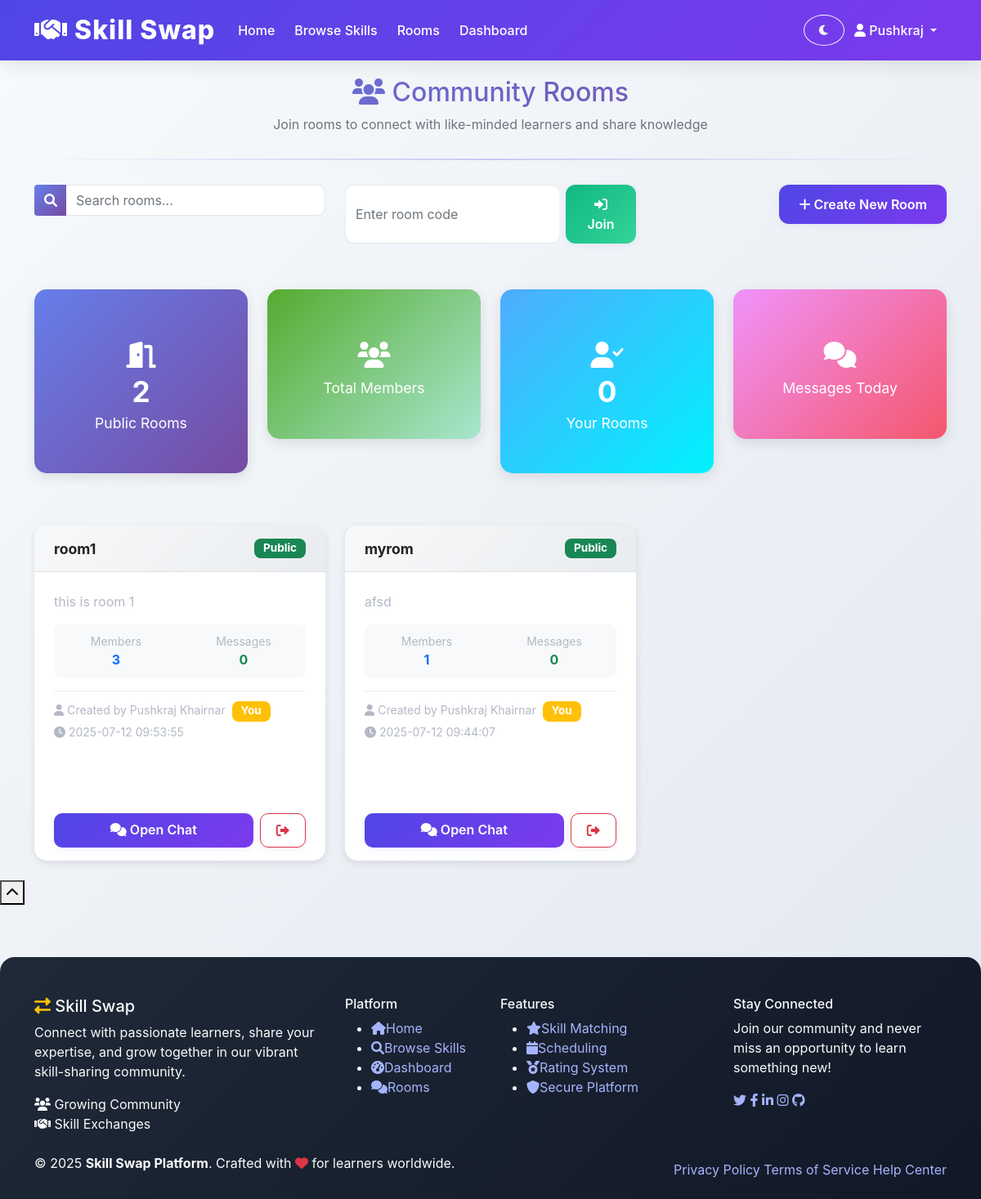
Page /rooms (signed in) on the committed database.
### tables this page shows
CREATE TABLE users (
            id INTEGER PRIMARY KEY AUTOINCREMENT,
            username TEXT UNIQUE NOT NULL,
            email TEXT UNIQUE NOT NULL,
            password_hash TEXT NOT NULL,
            name TEXT NOT NULL,
            location TEXT,
            profile_photo TEXT,
            is_public INTEGER DEFAULT 1,
            availability TEXT,
            is_admin INTEGER DEFAULT 0,
            is_banned INTEGER DEFAULT 0,
            created_at TIMESTAMP DEFAULT CURRENT_TIMESTAMP
        );

CREATE TABLE rooms (
            id INTEGER PRIMARY KEY AUTOINCREMENT,
            name TEXT NOT NULL,
            description TEXT,
            creator_id INTEGER,
            is_public INTEGER DEFAULT 1,
            room_code TEXT UNIQUE NOT NULL,
            created_at TIMESTAMP DEFAULT CURRENT_TIMESTAMP,
            FOREIGN KEY (creator_id) REFERENCES users (id)
        );

### app.py (the view)
@app.route('/rooms')
def rooms():
    if 'user_id' not in session:
        return redirect(url_for('login'))
    conn = get_db_connection()
    public_rooms = conn.execute('''
        SELECT r.*, u.name as creator_name,
               (SELECT COUNT(*) FROM room_members WHERE room_id = r.id) as member_count,
               (SELECT COUNT(*) FROM room_members WHERE room_id = r.id AND user_id = ?) as is_member
        FROM rooms r
        JOIN users u ON r.creator_id = u.id
        WHERE r.is_public = 1
        ORDER BY r.created_at DESC
    ''', (session['user_id'],)).fetchall()
    conn.close()
    return render_template('rooms.html', public_rooms=public_rooms)

### templates/rooms.html (shortened to what this page needs)
{% extends "base.html" %}
{% block content %}
<div class="row">
    <div class="col-md-12">
        <div class="page-header">
            <h2 class="gradient-text"><i class="fas fa-users"></i> Community Rooms</h2>
            <p class="text-muted">Join rooms to connect with like-minded learners and share knowledge</p>
        </div>
        <hr class="stylish-hr">
    </div>
</div>
<div class="row mb-4">
    <div class="col-md-4">
        <div class="search-box">
            <div class="input-group">
                <span class="input-group-text"><i class="fas fa-search"></i></span>
                <input type="text" class="form-control" placeholder="Search rooms..." id="roomSearch">
            </div>
        </div>
    </div>
    <div class="col-md-4">
        <div class="join-by-code">
            <form action="{{ url_for('join_room_by_code') }}" method="POST" class="d-flex">
                <input type="text" class="form-control" name="room_code" placeholder="Enter room code" required>
                <button type="submit" class="btn btn-success ms-2">
                    <i class="fas fa-sign-in-alt"></i> Join
                </button>
            </form>
        </div>
    </div>
    <div class="col-md-4 text-end">
        <button class="btn btn-primary" data-bs-toggle="modal" data-bs-target="#createRoomModal">
            <i class="fas fa-plus"></i> Create New Room
        </button>
    </div>
</div>
<div class="row mb-4">
    <div class="col-lg-3 col-md-6 mb-3">
        <div class="stat-card card bg-gradient-primary text-white">
            <div class="card-body text-center">
                <i class="fas fa-door-open fa-2x mb-2"></i>
                <h3>{{ public_rooms|length }}</h3>
                <p class="mb-0">Public Rooms</p>
            </div>
        </div>
    </div>
    <div class="col-lg-3 col-md-6 mb-3">
        <div class="stat-card card bg-gradient-success text-white">
            <div class="card-body text-center">
                <i class="fas fa-users fa-2x mb-2"></i>
                <p class="mb-0">Total Members</p>
            </div>
        </div>
    </div>
    <div class="col-lg-3 col-md-6 mb-3">
        <div class="stat-card card bg-gradient-info text-white">
            <div class="card-body text-center">
                <i class="fas fa-user-check fa-2x mb-2"></i>
                <h3>{{ user_rooms|length }}</h3>
                <p class="mb-0">Your Rooms</p>
            </div>
        </div>
    </div>
    <div class="col-lg-3 col-md-6 mb-3">
        <div class="stat-card card bg-gradient-warning text-white">
            <div class="card-body text-center">
                <i class="fas fa-comments fa-2x mb-2"></i>
                <p class="mb-0">Messages Today</p>
            </div>
        </div>
    </div>
</div>
<div class="row">
    {% if public_rooms %}
        {% for room in public_rooms %}
            <div class="col-lg-4 col-md-6 mb-4">
                <div class="room-card card h-100">
                    <div class="card-header d-flex justify-content-between align-items-center">
                        <h6 class="mb-0 text-truncate">{{ room.name }}</h6>
                        <span class="badge bg-{{ 'success' if room.is_public else 'secondary' }}">
                            {{ 'Public' if room.is_public else 'Private' }}
                        </span>
                    </div>
                    <div class="card-body">
                        <p class="card-text text-muted mb-3">
                            {{ room.description[:100] + '...' if room.description and room.description|length > 100 else room.description or 'No description available' }}
                        </p>
                        <div class="room-stats mb-3">
                            <div class="row text-center">
                                <div class="col-6">
                                    <small class="text-muted d-block">Members</small>
                                    <strong class="text-primary">{{ room.member_count }}</strong>
                                </div>
                                <div class="col-6">
                                    <small class="text-muted d-block">Messages</small>
                                    <strong class="text-success">{{ room.message_count or 0 }}</strong>
                                </div>
                            </div>
                        </div>
                        <div class="room-meta mb-3">
                            <small class="text-muted">
                                <i class="fas fa-user"></i> Created by {{ room.creator_name }}
                                {% if room.creator_id == session.user_id %}
                                    <span class="badge bg-warning ms-1">You</span>
                                {% endif %}
                            </small><br>
                            <small class="text-muted">
                                <i class="fas fa-clock"></i> {{ room.created_at }}
                            </small>
                        </div>
                    </div>
                    <div class="card-footer bg-transparent">
                        {% if room.is_member %}
                            <div class="d-flex gap-2">
                                <a href="{{ url_for('room_detail', room_id=room.id) }}" class="btn btn-primary btn-sm flex-fill">
                                    <i class="fas fa-comments"></i> Open Chat
                                </a>
                                <a href="{{ url_for('leave_room', room_id=room.id) }}" class="btn btn-outline-danger btn-sm"
                                   onclick="return confirm('Are you sure you want to leave this room?')">
                                    <i class="fas fa-sign-out-alt"></i>
                                </a>
                            </div>
                        {% else %}
                            <a href="{{ url_for('join_room', room_id=room.id) }}" class="btn btn-success btn-sm w-100">
                                <i class="fas fa-plus"></i> Join Room
                            </a>
                        {% endif %}
                    </div>
                </div>
            </div>
        {% endfor %}
    {% endif %}
</div>
{% endblock %}

### templates/base.html (shortened to what this page needs)
<!DOCTYPE html>
<html lang="en">
<head>
    <link href="https://cdn.jsdelivr.net/npm/bootstrap@5.1.3/dist/css/bootstrap.min.css" rel="stylesheet">
    <link href="https://cdnjs.cloudflare.com/ajax/libs/font-awesome/6.0.0/css/all.min.css" rel="stylesheet">
    <link href="{{ url_for('static', filename='css/style.css') }}" rel="stylesheet">
</head>
<body>
    <nav class="navbar navbar-expand-lg navbar-dark bg-primary fixed-top">
        <div class="container">
            <a class="navbar-brand" href="{{ url_for('index') }}">
                <i class="fas fa-handshake"></i> Skill Swap
            </a>
            <div class="collapse navbar-collapse" id="navbarNav">
                <ul class="navbar-nav me-auto">
                    <li class="nav-item">
                        <a class="nav-link" href="{{ url_for('index') }}">Home</a>
                    </li>
                    <li class="nav-item">
                        <a class="nav-link" href="{{ url_for('browse_skills') }}">Browse Skills</a>
                    </li>
                    {% if session.user_id %}
                        <li class="nav-item">
                            <a class="nav-link" href="{{ url_for('rooms') }}">Rooms</a>
                        </li>
                        <li class="nav-item">
                            <a class="nav-link" href="{{ url_for('dashboard') }}">Dashboard</a>
                        </li>
                    {% endif %}
                </ul>
                <ul class="navbar-nav">
                    <li class="nav-item d-flex align-items-center ms-3">
                        <button id="themeToggle" class="btn btn-outline-light btn-sm" title="Toggle dark mode" style="border-radius: 50%; width: 38px; height: 38px; display: flex; align-items: center; justify-content: center;">
                            <i id="themeIcon" class="fas fa-moon"></i>
                        </button>
                    </li>
                    {% if session.user_id %}
                        <li class="nav-item dropdown">
                            <a class="nav-link dropdown-toggle" href="#" id="navbarDropdown" role="button"
                               data-bs-toggle="dropdown" aria-expanded="false">
                                <i class="fas fa-user"></i> {{ session.username }}
                            </a>
                        </li>
                    {% endif %}
                </ul>
            </div>
        </div>
    </nav>
    <main class="container mt-4">
        {% block content %}{% endblock %}
    </main>
    <button class="scroll-top" id="scrollTop" onclick="scrollToTop()">
        <i class="fas fa-chevron-up"></i>
    </button>
    <footer class="modern-footer">
        <div class="footer-content">
            <div class="container">
                <div class="row">
                    <div class="col-lg-4 col-md-6 mb-4">
                        <div class="footer-section">
                            <h5 class="footer-brand">
                                <i class="fas fa-exchange-alt text-warning"></i>
                                Skill Swap
                            </h5>
                            <p class="footer-description">
                                Connect with passionate learners, share your expertise, and grow together in our vibrant skill-sharing community.
                            </p>
                            <div class="footer-stats">
                                <div class="stat-item">
                                    <i class="fas fa-users"></i>
                                    <span>Growing Community</span>
                                </div>
                                <div class="stat-item">
                                    <i class="fas fa-handshake"></i>
                                    <span>Skill Exchanges</span>
                                </div>
                            </div>
                        </div>
                    </div>
                    <div class="col-lg-2 col-md-6 mb-4">
                        <div class="footer-section">
                            <h6 class="footer-title">Platform</h6>
                            <ul class="footer-links">
                                <li><a href="{{ url_for('index') }}"><i class="fas fa-home"></i>Home</a></li>
                                <li><a href="{{ url_for('browse_skills') }}"><i class="fas fa-search"></i>Browse Skills</a></li>
                                {% if session.user_id %}
                                <li><a href="{{ url_for('dashboard') }}"><i class="fas fa-tachometer-alt"></i>Dashboard</a></li>
                                <li><a href="{{ url_for('rooms') }}"><i class="fas fa-comments"></i>Rooms</a></li>
                                {% else %}
                                <li><a href="{{ url_for('register') }}"><i class="fas fa-user-plus"></i>Join Now</a></li>
                                <li><a href="{{ url_for('login') }}"><i class="fas fa-sign-in-alt"></i>Login</a></li>
                                {% endif %}
                            </ul>
                        </div>
                    </div>
                    <div class="col-lg-3 col-md-6 mb-4">
                        <div class="footer-section">
                            <h6 class="footer-title">Features</h6>
                            <ul class="footer-links">
                                <li><a href="#"><i class="fas fa-star"></i>Skill Matching</a></li>
                                <li><a href="#"><i class="fas fa-calendar"></i>Scheduling</a></li>
                                <li><a href="#"><i class="fas fa-medal"></i>Rating System</a></li>
                                <li><a href="#"><i class="fas fa-shield-alt"></i>Secure Platform</a></li>
                            </ul>
                        </div>
                    </div>
                    <div class="col-lg-3 col-md-6 mb-4">
                        <div class="footer-section">
                            <h6 class="footer-title">Stay Connected</h6>
                            <p class="footer-text">Join our community and never miss an opportunity to learn something new!</p>
                            <div class="social-links">
                                <a href="#" class="social-link" data-bs-toggle="tooltip" title="Twitter">
                                    <i class="fab fa-twitter"></i>
                                </a>
                                <a href="#" class="social-link" data-bs-toggle="tooltip" title="Facebook">
                                    <i class="fab fa-facebook-f"></i>
                                </a>
                                <a href="#" class="social-link" data-bs-toggle="tooltip" title="LinkedIn">
                                    <i class="fab fa-linkedin-in"></i>
                                </a>
                                <a href="#" class="social-link" data-bs-toggle="tooltip" title="Instagram">
                                    <i class="fab fa-instagram"></i>
                                </a>
                                <a href="#" class="social-link" data-bs-toggle="tooltip" title="GitHub">
                                    <i class="fab fa-github"></i>
                                </a>
                            </div>
                        </div>
                    </div>
                </div>
            </div>
        </div>
        <div class="footer-bottom">
            <div class="container">
                <div class="row align-items-center">
                    <div class="col-md-6">
                        <p class="footer-copyright">
                            &copy; 2025 <strong>Skill Swap Platform</strong>. Crafted with
                            <i class="fas fa-heart text-danger"></i> for learners worldwide.
                        </p>
                    </div>
                    <div class="col-md-6 text-md-end">
                        <div class="footer-links-inline">
                            <a href="#">Privacy Policy</a>
                            <a href="#">Terms of Service</a>
                            <a href="#">Help Center</a>
                        </div>
                    </div>
                </div>
            </div>
        </div>
    </footer>
</body>
</html>

### rows in the picture
users: username "Pushkraj"
rooms: name "room1", is_public "Public", description "this is room 1", member_count "3", message_count "0", creator_name "Pushkraj Khairnar", shows "You", created_at "2025-07-12 09:53:55"
rooms: name "myrom", is_public "Public", description "afsd", member_count "1", message_count "0", creator_name "Pushkraj Khairnar", shows "You", created_at "2025-07-12 09:44:07"

### other values in the picture
{{ public_rooms|length }} "2"
{{ user_rooms|length }} "0"
